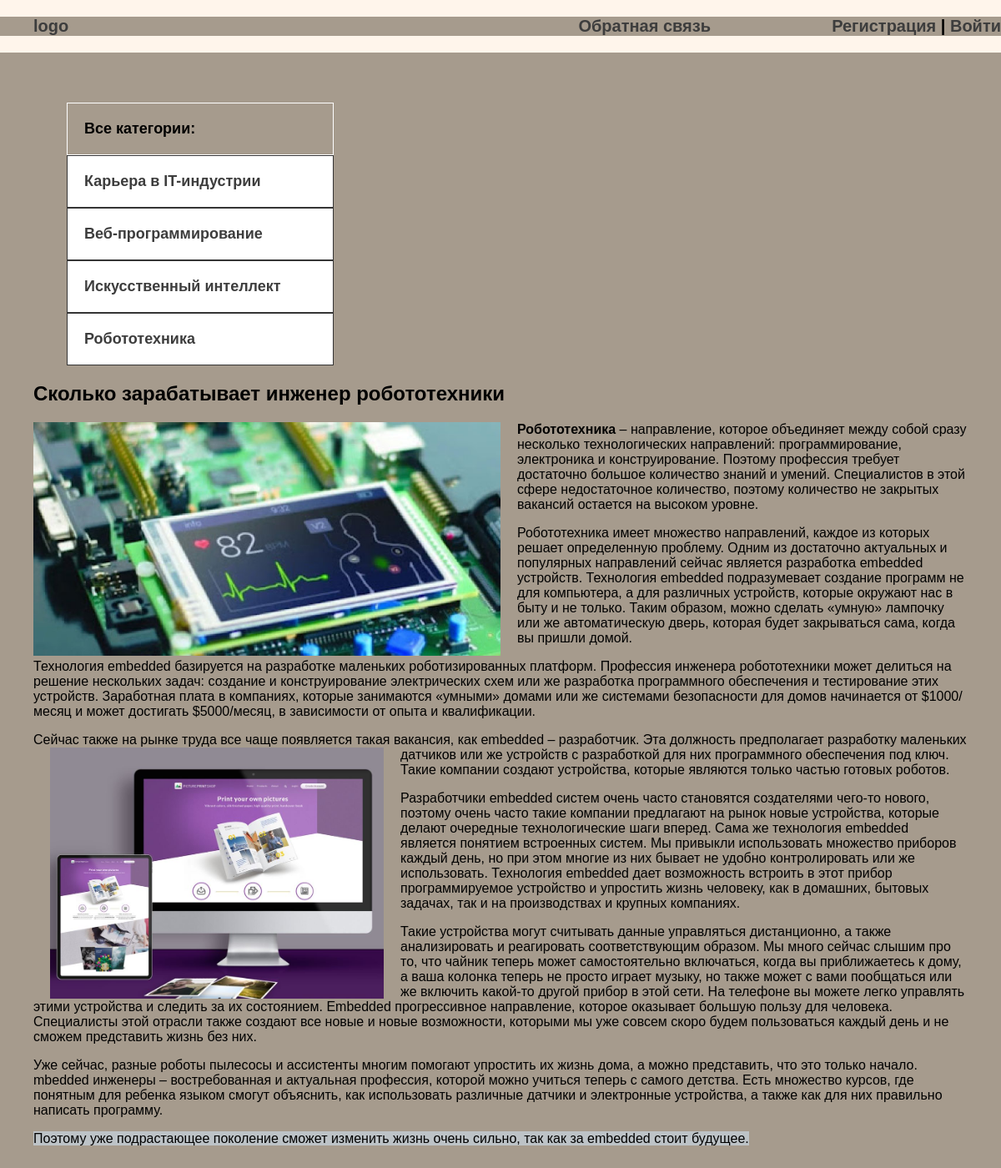
The page /post/skolko-zarabatyvaet-inzhener-robototehniki/ on the database its author committed.
### blog/models.py (models this page shows, shortened)
class Category(models.Model):
    name = models.CharField(max_length=50, verbose_name='Категория')
    slug = models.SlugField(max_length=200, unique=True, verbose_name='URL')
    def get_absolute_url(self):
        return reverse('category', kwargs={'cat_slug': self.slug})
    class Meta:
        verbose_name = 'Категорию'
        verbose_name_plural = 'Категории'

class Blog(models.Model):
    title = models.CharField(max_length=220, verbose_name='Название')
    slug = models.SlugField(max_length=200, unique=True, verbose_name='URL')
    content = models.TextField(blank=True, verbose_name='Содержание')
    photo = models.ImageField(upload_to='photos/%Y/%m/%d', blank=True, verbose_name='Фото')
    time_created = models.DateTimeField(auto_now_add=True, verbose_name='Дата публикации')
    time_update = models.DateTimeField(auto_now=True, verbose_name='Дата обновления')
    is_published = models.BooleanField(default=True, verbose_name='Опубликовано')
    cat = models.ForeignKey('Category', on_delete=models.PROTECT, verbose_name='Категория')
    def __str__(self):
        return self.title
    class Meta:
        verbose_name = 'Новость'
        verbose_name_plural = 'Новости'
        ordering = ['-time_created']

### blog/views.py (the view)
# urls.py: path('post/<slug:post_slug>/', ShowPost.as_view(), name='post'),
class ShowPost(DataMixin, DetailView):
    model = Blog
    template_name = 'blog/post.html'
    slug_url_kwarg = 'post_slug'
    context_object_name = 'post'
    def get_context_data(self, *, object_list=None, **kwargs):
        context = super().get_context_data(**kwargs)
        c_def = self.get_user_context(title=context['post'])
        return dict(list(context.items()) + list(c_def.items()))

### blog/utils.py (called while the page is built)
    def get_user_context(self, **kwargs):
        context = kwargs
        cats = Category.objects.annotate(Count('blog'))
        user_menu = menu.copy()
        if not self.request.user.is_authenticated:
            user_menu.pop(0)
        context['menu'] = user_menu
        context['cats'] = cats
        if 'cat_selected' not in context:
            context['cat_selected'] = 0
        return context

### blog/templates/blog/post.html
{% extends 'blog/base.html' %}
{% load static %}
{% block content %}
<div class="post">
    <h2>{{ post.title }}</h2>
    {% if post.photo %}
        <img src="{{ post.photo.url }}" alt="" class="image">
    {% endif %}
    {{ post.content|safe }}
</div>
{% endblock %}

### blog/templates/blog/base.html (shortened to what this page needs)
<!DOCTYPE html>
{% load static %}
{% load blog_tags %}
<html lang="en">
<head>
    <link rel="stylesheet" href="{% static 'css/style.css' %}">
</head>
<body>
    <div class="header">
        <div class="wrap">
            <ul class="mainmenu">
                <li class="logo"><a href="{% url 'index' %}">logo</a></li>
                {% for m in menu %}
                <li class="last"><a href="{% url m.url_name %}">{{ m.title }}</a></li>
                {% endfor %}
                {% if request.user.is_authenticated %}
                    <li class="last">{{ user.username }} | <a href="{% url 'logout' %}">Выйти</a></li>
                {% else %}
                    <li class="last"><a href="{% url 'register' %}">Регистрация</a> | <a href="{% url 'login' %}">Войти
                    </a></li>
                {% endif %}
            </ul>
        </div>
    </div>
    <div class="content">
        <div class="wrap">
            <div class="sidebar">
                <ul>
                    {% if request.path != '/logout/'  %}
                        {% if cat_selected == 0 %}
                            <li class="selected">Все категории:</li>
                        {% else %}
                            <li><a href="{% url 'index' %}">Все категории</a></li>
                        {% endif %}
                    {% endif %}
                    {% for c in cats %}
                        {% if c.blog__count > 0 %}
                            {% if c.pk == cat_selected %}
                                <li class="selected">{{ c.name }}</li>
                            {% else %}
                                <li><a href="{{ c.get_absolute_url }}">{{ c.name }}</a></li>
                            {% endif %}
                        {% endif %}
                    {% endfor %}
                </ul>
            </div>
            <div class="main">
               {% block content %}
               {% endblock %}
            </div>
        </div>
    </div>
</body>
</html>

### blog/static/css/style.css (style rules this page uses)
body { margin: 0; padding: 0; background: rgb(255, 245, 235); font-family: Verdana, Geneva, Tahoma, sans-serif; }
.wrap { max-width: 1200px; margin: 0 auto; }
.content .wrap { background: rgb(166, 155, 141); padding: 40px; box-sizing: border-box; }
ul { list-style: none; }
a { color: rgb(61, 61, 61); text-decoration: none; }
.header { background: rgb(166, 155, 141); }
.mainmenu { display: flex; align-items: center; font-size: 20px; font-weight: bold; justify-content: space-between; }
.logo { flex-basis: 40%; }
.last { flex-basis: 30%; text-align: right; }
.sidebar ul { width: 320px; margin-right: 40px; margin-top: 20px; }
.sidebar a { padding: 20px; display: block; border: 1px solid rgb(52, 52, 52); background: rgb(255, 255, 255); font-weight: bold; font-size: 18px; }
.selected { font-size: 18px; padding: 20px; border: 1px solid white; font-weight: bold; background: rgb(166, 155, 141); }
.image { float: left; margin-right: 20px; max-width: 50%; }
.post { font-size: 16px; }
.last a { display: inline; }

### rows shown on the page
Category: name "Карьера в IT-индустрии"
Category: name "Веб-программирование"
Category: name "Искусственный интеллект"
Category: name "Робототехника"
Blog: title "Сколько зарабатывает инженер робототехники", photo (picture), content "Робототехника – направление, которое объединяет между собой сразу несколько технологических направлений: программирование, электроника и конструирование. Поэтому профессия требует достаточно большое количество знаний и умений. Специалистов в этой сфере недостаточное количество, поэтому количество не закрытых вакансий остается на высоком уровне. Робототехника имеет множество направлений, каждое из которых решает определенную проблему. Одним из достаточно актуальных и популярных направлений сейчас является разработка embedded устройств. Технология embedded подразумевает создание программ не для компьютера, а для различных устройств, которые окружают нас в быту и не только. Таким образом,…", content (picture)

### other values the page prints
{{ m.title }} "Обратная связь"
